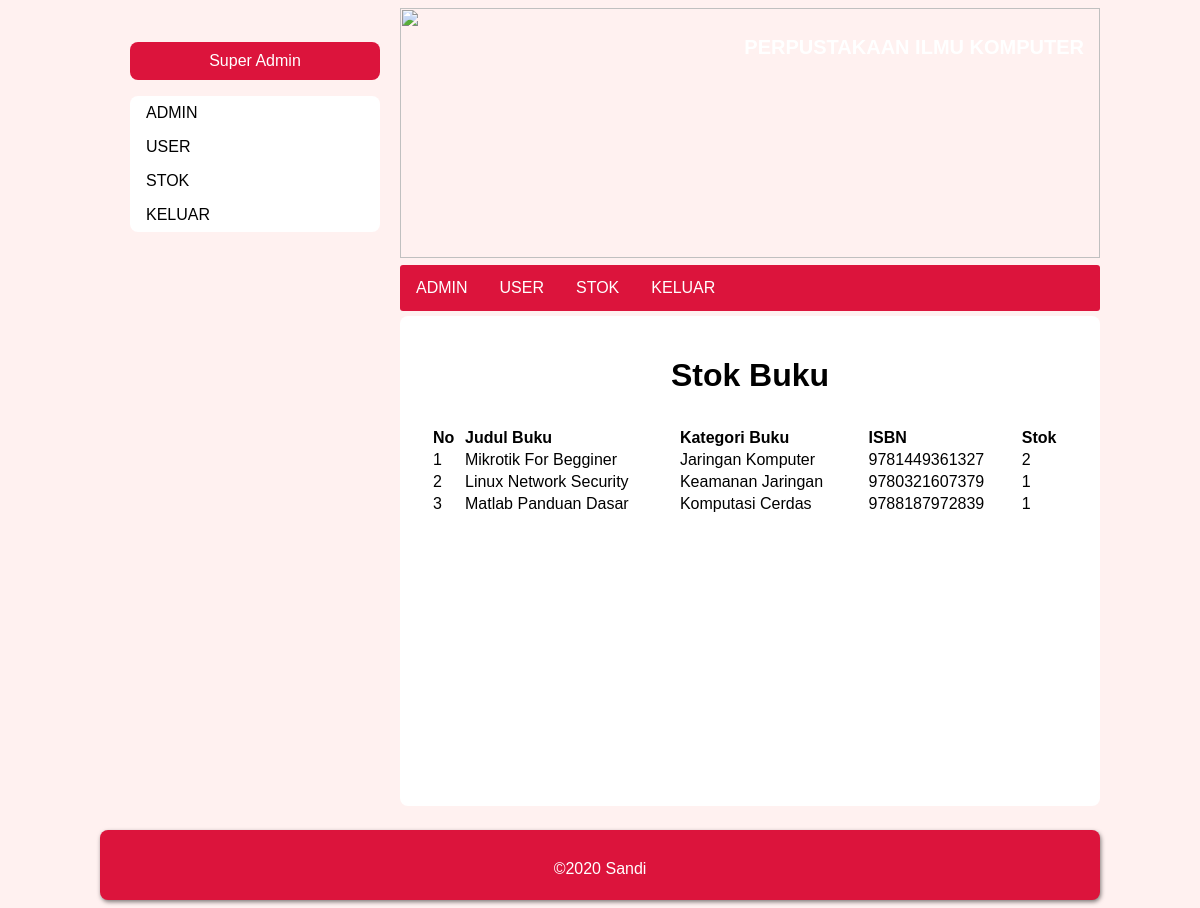
/stok.php (signed in), run on the app's committed database.
### tables this page shows
CREATE TABLE `buku` (
  `id_buku` int(11) NOT NULL,
  `judul` varchar(100) NOT NULL,
  `tahun` int(11) NOT NULL,
  `penulis` varchar(100) NOT NULL,
  `ISBN` varchar(13) NOT NULL,
  `pic` varchar(100) NOT NULL,
  `kategori` varchar(32) NOT NULL,
  `rak` int(11) NOT NULL,
  `stok` int(11) NOT NULL
);

### db-con.php (called while the page is built, shortened)
<?php
class database{
	var $host = "localhost:3306";
	var $username = "root";
	var $password = "";
	var $database = "perpustakaan";
	function __construct(){
		$this->koneksi = mysqli_connect($this->host, $this->username, $this->password,$this->database);
	}
}
?>

### stok.php (the view, shortened to what this page needs)
<!DOCTYPE html>
<html lang="en">
<head>
    <?php include "style.php"; ?>
    <link rel="stylesheet" href="css/kontak.css">
</head>
<?php
$query = "SELECT * FROM buku;"
?>
<body>
    <div id="main-content">
        <?php include 'header-sidebar.php';?>
        <div id="isi">
                <h1 style="text-align: center;">Stok Buku</h1>
                <table style="text-align: left;padding:10px;width:100%;">
                    <tr>
                        <th>No</th>
                        <th>Judul Buku</th>
                        <th>Kategori Buku</th>
                        <th>ISBN</th>
                        <th>Stok</th>
                    </tr>
                    <?php
                    $count = 1;
                    include_once("db-con.php");
                    $database = new database();
                    $result = mysqli_query($database->koneksi,$query);
                    while($pj = mysqli_fetch_assoc($result)){
                        echo "<tr>
                                <td>$count</td>
                                <td>".$pj['judul']."</td>
                                <td>".$pj['kategori']."</td>
                                <td>".$pj['ISBN']."</td>
                                <td>".$pj['stok']."</td>
                            </tr>";
                            $count++;
                    }
                    ?>
                </table>
        </div>
        <div id="footer">
            <p>©2020 Sandi</p>
        </div>
    </div>
</body>
</html>

### style.php (shortened to what this page needs)
<?php
if(!isset($_SESSION['role']))
{
    echo  "<link rel=\"stylesheet\" href=\"css/user.css\">";
}
else
    if($_SESSION['role'] == "suadmin")
        echo  "<link rel=\"stylesheet\" href=\"css/admin.css\">";
    else
        echo  "<link rel=\"stylesheet\" href=\"css/user.css\">";
?>

### header-sidebar.php (shortened to what this page needs)
<div id="atas">
    <img src="gambar/perpustakaan.jpg" alt="" style="height: 250px; width: 700px;">
    <p style="color: white; font-weight: bolder;">PERPUSTAKAAN ILMU KOMPUTER</p>
</div>
<div id="sidebar">
    <div class="populer">
        <p><?php
        if(isset($_SESSION['is_login'])){
            if($_SESSION['role']=="user")
                echo $_SESSION['nama'];
            elseif($_SESSION['role']=="admin")
                echo $_SESSION['nama'];
            elseif($_SESSION['role']=="suadmin")
                echo "Super Admin";
        }
        else{
            echo "Selamat Datang!";
        }
        ?></p>
    </div>
    <ul>
    <?php
        if(isset($_SESSION['is_login'])){
            if($_SESSION['role'] == "user"){
                echo "<li><a href=\"index.php\">HOME</a></li>
                <li><a href=\"galeri.php\">GALERI</a></li>
                <li><a href=\"tentang.php\">TENTANG</a></li>
                <li><a href=\"kontak.php\">PROFIL</a></li>
                <li><a href=\"peminjaman-user.php\">AKTIVITAS</a></li>
                <li><a href=\"logout.php\">KELUAR</a></li>";
            }
            elseif($_SESSION['role'] == "admin"){
                echo "<li><a href=\"book-management.php\">MANAJEMEN BUKU</a></li>
                <li><a href=\"category.php\">KATEGORI</a></li>
                <li><a href=\"peminjaman-admin.php\">PEMINJAMAN</a></li>
                <li><a href=\"logout.php\">KELUAR</a></li>";
            }
            elseif($_SESSION['role'] == "suadmin"){
                echo "<li><a href=\"admin.php\">ADMIN</a></li>
                <li><a href=\"user.php\">USER</a></li>
                <li><a href=\"stok.php\">STOK</a></li>
                <li><a href=\"logout.php\">KELUAR</a></li>";
            }
        }
        ?>
    </ul>
</div>
<div id="menu">
    <ul>
    <?php
        if(isset($_SESSION['is_login'])){
            if($_SESSION['role'] == "user"){
                echo "<li><a href=\"index.php\">HOME</a></li>
                <li><a href=\"galeri.php\">GALERI</a></li>
                <li><a href=\"tentang.php\">TENTANG</a></li>
                <li><a href=\"kontak.php\">PROFIL</a></li>
                <li><a href=\"peminjaman-user.php\">AKTIVITAS</a></li>
                <li><a href=\"logout.php\">KELUAR</a></li>";
            }
            elseif($_SESSION['role'] == "admin"){
                echo "<li><a href=\"book-management.php\">MANAJEMEN BUKU</a></li>
                <li><a href=\"category.php\">KATEGORI</a></li>
                <li><a href=\"peminjaman-admin.php\">PEMINJAMAN</a></li>
                <li><a href=\"logout.php\">KELUAR</a></li>";
            }
            elseif($_SESSION['role'] == "suadmin"){
                echo "<li><a href=\"admin.php\">ADMIN</a></li>
                <li><a href=\"user.php\">USER</a></li>
                <li><a href=\"stok.php\">STOK</a></li>
                <li><a href=\"logout.php\">KELUAR</a></li>";
            }
        }
        ?>
    </ul>
</div>

### css/admin.css (style rules this page uses)
body { background-color: #fff1f0; }
#menu ul { background-color: #DC143C; }
.populer { background-color: #DC143C; }
#footer { width: auto; height: 70px; background-color: #DC143C; border-radius: 8px; box-shadow: 1px 2px 4px rgba(0, 0, 0, .5); }
#footer p { color:white; padding: 30px ; text-align: center; }

### css/kontak.css (style rules this page uses)
* { font-family: sans-serif; }
#main-content { margin: 0 auto; width: 1000px; height: auto; }
#atas { width: 700px; height: 250px; float: right; position: relative; }
#atas p { position: absolute; color: white; font-size: 20px; top: 8px; right: 16px; }
#sidebar { float: left; width: 300px; height:auto; }
#menu { margin-top: 7px; width: 700px; height:43px; float: right; }
#menu ul { border-radius: 3px; list-style-type: none; margin: 0; padding: 0; overflow: hidden; }
#menu li { float: left; }
#menu li a { display: block; color: white; text-align: center; padding: 14px 16px; text-decoration: none; }
#isi { margin-top: 8px; margin-bottom: 8px; padding: 20px; width: 660px; height: 450px; float: right; background: white; border-radius: 8px; }
.populer p { color: white; padding: 10px; text-align: center; }
#sidebar ul { border-radius: 8px; list-style-type: none; margin: 0; padding: 0; width: 250px; background-color: white; margin-left: 30px; }
#sidebar li a { display: block; color: #000; padding: 8px 16px; text-decoration: none; }
.populer { width: 250px; margin-left: 30px; border-radius: 8px; }

### data on the page
buku: judul "Mikrotik For Begginer", kategori "Jaringan Komputer", ISBN "9781449361327", stok "2"
buku: judul "Linux Network Security", kategori "Keamanan Jaringan", ISBN "9780321607379", stok "1"
buku: judul "Matlab Panduan Dasar", kategori "Komputasi Cerdas", ISBN "9788187972839", stok "1"
